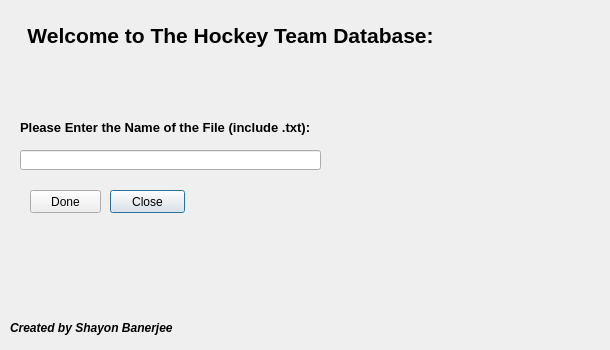
<?xml version="1.0" encoding="UTF-8"?>
<ui version="4.0">
 <class>Dialog</class>
 <widget class="QDialog" name="Dialog">
  <property name="geometry">
   <rect>
    <x>0</x>
    <y>0</y>
    <width>610</width>
    <height>350</height>
   </rect>
  </property>
  <property name="windowTitle">
   <string>Dialog</string>
  </property>
  <widget class="QLabel" name="labelpic">
   <property name="geometry">
    <rect>
     <x>0</x>
     <y>0</y>
     <width>661</width>
     <height>361</height>
    </rect>
   </property>
   <property name="text">
    <string/>
   </property>
  </widget>
  <widget class="QLabel" name="label">
   <property name="geometry">
    <rect>
     <x>10</x>
     <y>20</y>
     <width>441</width>
     <height>31</height>
    </rect>
   </property>
   <property name="text">
    <string>&lt;html&gt;&lt;head/&gt;&lt;body&gt;&lt;p align=&quot;center&quot;&gt;&lt;span style=&quot; font-size:16pt; font-weight:600;&quot;&gt;Welcome to The Hockey Team Database:&lt;/span&gt;&lt;/p&gt;&lt;/body&gt;&lt;/html&gt;</string>
   </property>
  </widget>
  <widget class="QLabel" name="label_2">
   <property name="geometry">
    <rect>
     <x>20</x>
     <y>120</y>
     <width>321</width>
     <height>16</height>
    </rect>
   </property>
   <property name="text">
    <string>&lt;html&gt;&lt;head/&gt;&lt;body&gt;&lt;p&gt;&lt;span style=&quot; font-size:10pt; font-weight:600;&quot;&gt;Please Enter the Name of the File (include .txt):&lt;/span&gt;&lt;/p&gt;&lt;/body&gt;&lt;/html&gt;</string>
   </property>
  </widget>
  <widget class="QLineEdit" name="lineEdit">
   <property name="geometry">
    <rect>
     <x>20</x>
     <y>150</y>
     <width>301</width>
     <height>20</height>
    </rect>
   </property>
  </widget>
  <widget class="QPushButton" name="pushButton_2">
   <property name="geometry">
    <rect>
     <x>110</x>
     <y>190</y>
     <width>75</width>
     <height>23</height>
    </rect>
   </property>
   <property name="text">
    <string>Close</string>
   </property>
  </widget>
  <widget class="QPushButton" name="pushButton">
   <property name="geometry">
    <rect>
     <x>30</x>
     <y>190</y>
     <width>71</width>
     <height>23</height>
    </rect>
   </property>
   <property name="text">
    <string>Done</string>
   </property>
  </widget>
  <widget class="QLabel" name="label_3">
   <property name="geometry">
    <rect>
     <x>10</x>
     <y>320</y>
     <width>171</width>
     <height>16</height>
    </rect>
   </property>
   <property name="text">
    <string>&lt;html&gt;&lt;head/&gt;&lt;body&gt;&lt;p&gt;&lt;span style=&quot; font-weight:600; font-style:italic;&quot;&gt;Created by Shayon Banerjee&lt;/span&gt;&lt;/p&gt;&lt;/body&gt;&lt;/html&gt;</string>
   </property>
  </widget>
 </widget>
 <tabstops>
  <tabstop>lineEdit</tabstop>
  <tabstop>pushButton</tabstop>
  <tabstop>pushButton_2</tabstop>
 </tabstops>
 <resources/>
 <connections/>
</ui>
